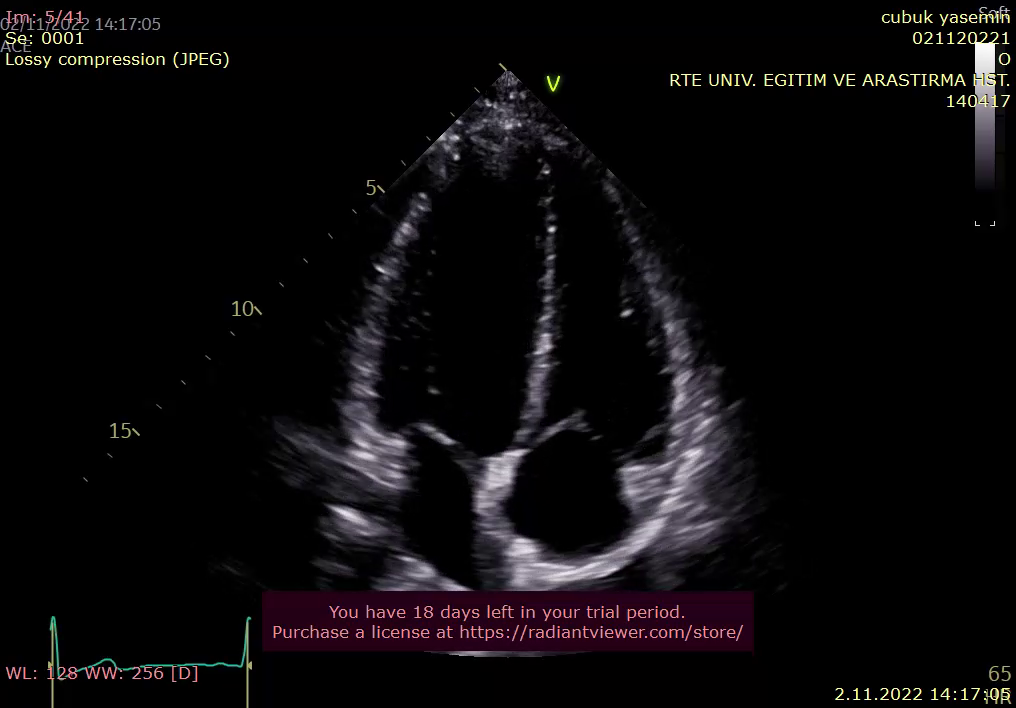
#> input picture frame 4 of heart/4_5800996453060974223.mp4, 1016 x 708 px
$ python deneme.py
#> lines starting #> are read from the running program, lines starting #| are printed output that depends on the picture; after the words box and inside, x2 and y2 are one past the last pixel; in counts of white or black regions, pixels touching at a corner belong together
import cv2
import numpy as np
import matplotlib.pyplot as plt
import csv

def process_video(video_path, mm_per_pixel, output_video_path, output_csv_path):
#> called with mm_per_pixel = 0.1
    cap = cv2.VideoCapture(video_path)

    # Video özelliklerini al ve çıktı videosu için ayar yap
    frame_width = int(cap.get(cv2.CAP_PROP_FRAME_WIDTH))
    frame_height = int(cap.get(cv2.CAP_PROP_FRAME_HEIGHT))
    fps = int(cap.get(cv2.CAP_PROP_FPS))
    out = cv2.VideoWriter(output_video_path, cv2.VideoWriter_fourcc(*'mp4v'), fps, (frame_width, frame_height))

    # CSV dosyasını yazmak için ayar yap
    with open(output_csv_path, mode='w', newline='') as file:
        writer = csv.writer(file)
        writer.writerow(["Frame", "Width (mm)", "Height (mm)"])  # Başlık satırı

        frame_count = 0
        while cap.isOpened():
            ret, frame = cap.read()
#> frame is the input picture: shape (708, 1016, 3); mean B, G, R 11.3, 9.8, 12
            if not ret:
                break

            frame_count += 1

            # Gri tonlamaya çevir ve kontrastı artır
            gray_frame = cv2.cvtColor(frame, cv2.COLOR_BGR2GRAY)
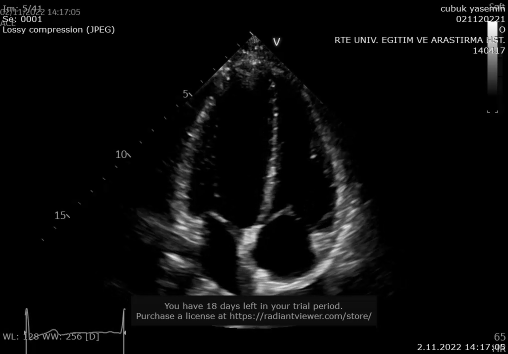
#> gray_frame: shape (708, 1016) (shown at 1/2 size); min 0, max 255, mean 10.6
            enhanced_frame = cv2.equalizeHist(gray_frame)
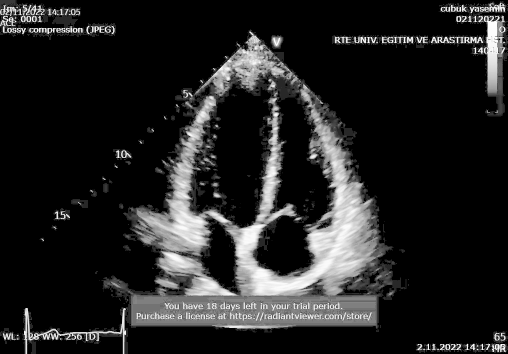
#> enhanced_frame: shape (708, 1016) (shown at 1/2 size); min 0, max 255, mean 35.2

            # Otsu ile eşikleme
            otsu_thresh_value, otsu_thresh_img = cv2.threshold(
                enhanced_frame, 0, 255, cv2.THRESH_BINARY + cv2.THRESH_OTSU
            )
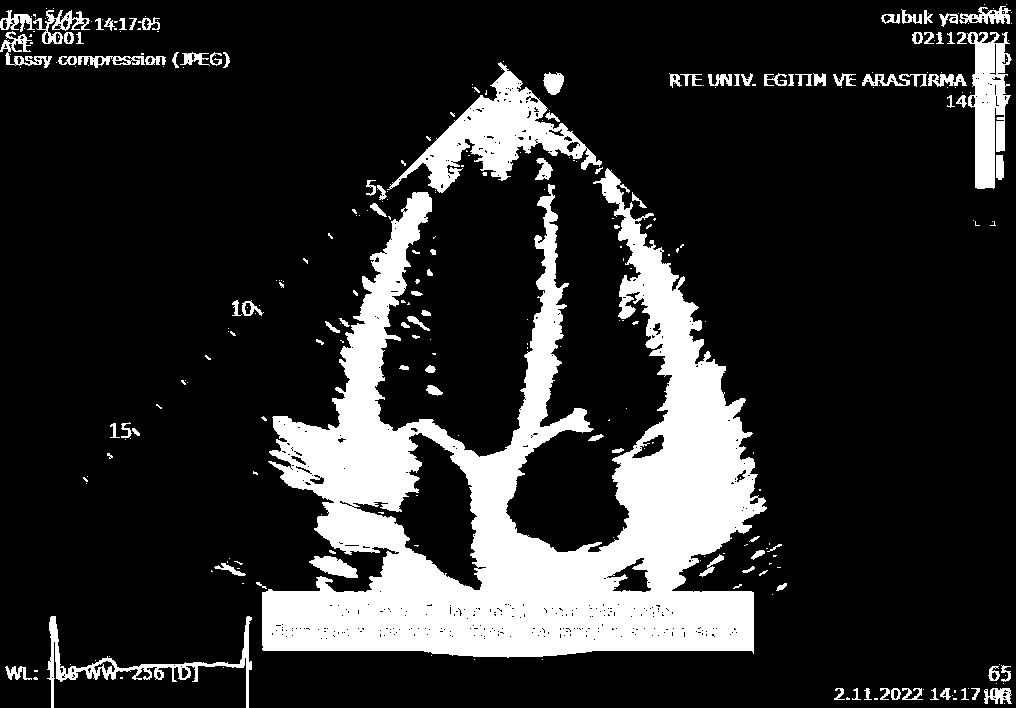
#> otsu_thresh_img: shape (708, 1016); 17.6% white; 293 white regions (195 under 20 px), largest, box (x1, y1, x2, y2) and area: (262, 168, 767, 658) 100020, (387, 62, 602, 193) 8423, (967, 32, 1012, 189) 4215
#> otsu_thresh_value = 86

            # Canny kenar tespiti
            threshold1 = otsu_thresh_value * 0.5  # Alt eşik değeri
#> threshold1 = 43
            threshold2 = otsu_thresh_value       # Üst eşik değeri
#> threshold2 = 86
            edges = cv2.Canny(enhanced_frame, threshold1, threshold2)
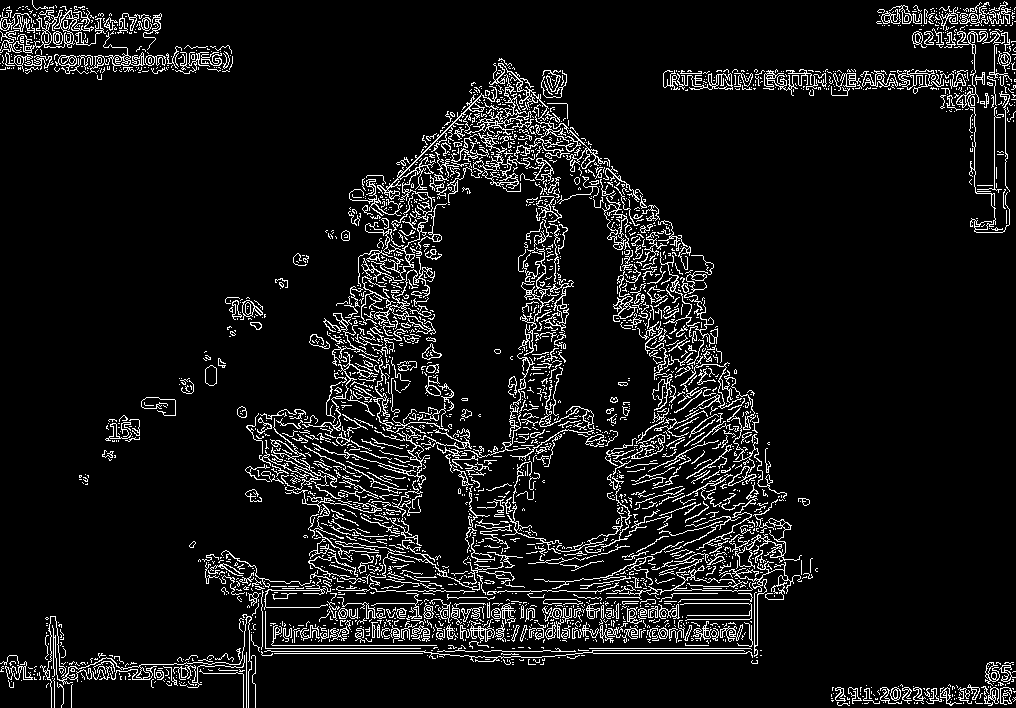
#> edges: shape (708, 1016); 8.2% white in thin lines or dots

            # Kontur (kenar) bulma
            contours, _ = cv2.findContours(edges, cv2.RETR_EXTERNAL, cv2.CHAIN_APPROX_SIMPLE)
#> contours = 2794 contours, 2561 with area under 20; largest, box (x1, y1, x2, y2) and area: (447, 114, 608, 203) 1411, (602, 196, 630, 250) 489, (631, 434, 665, 459) 397, (377, 86, 497, 200) 352, (0, 10, 94, 54) 348

            # En büyük konturu seç (kalp kapağı olduğunu varsayalım)
            if contours:
                largest_contour = max(contours, key=cv2.contourArea)
#> largest_contour = contour of 829 points, box (x1, y1, x2, y2) (447, 114, 608, 203), area 1411

                # Konturun sınırlarını bul
                x, y, w, h = cv2.boundingRect(largest_contour)
#> x = 447; y = 114; w = 161; h = 89
                valve_width = w * mm_per_pixel  # Genişlik (mm)
#> valve_width = 16.1
                valve_height = h * mm_per_pixel  # Uzunluk (mm)
#> valve_height = 8.9

                # Sonuçları videoya yaz
                cv2.rectangle(frame, (x, y), (x + w, y + h), (0, 255, 0), 2)
                cv2.putText(frame, f"Width: {valve_width:.2f} mm", (10, 30), cv2.FONT_HERSHEY_SIMPLEX, 1, (0, 255, 0), 2)
                cv2.putText(frame, f"Height: {valve_height:.2f} mm", (10, 70), cv2.FONT_HERSHEY_SIMPLEX, 1, (0, 255, 0), 2)
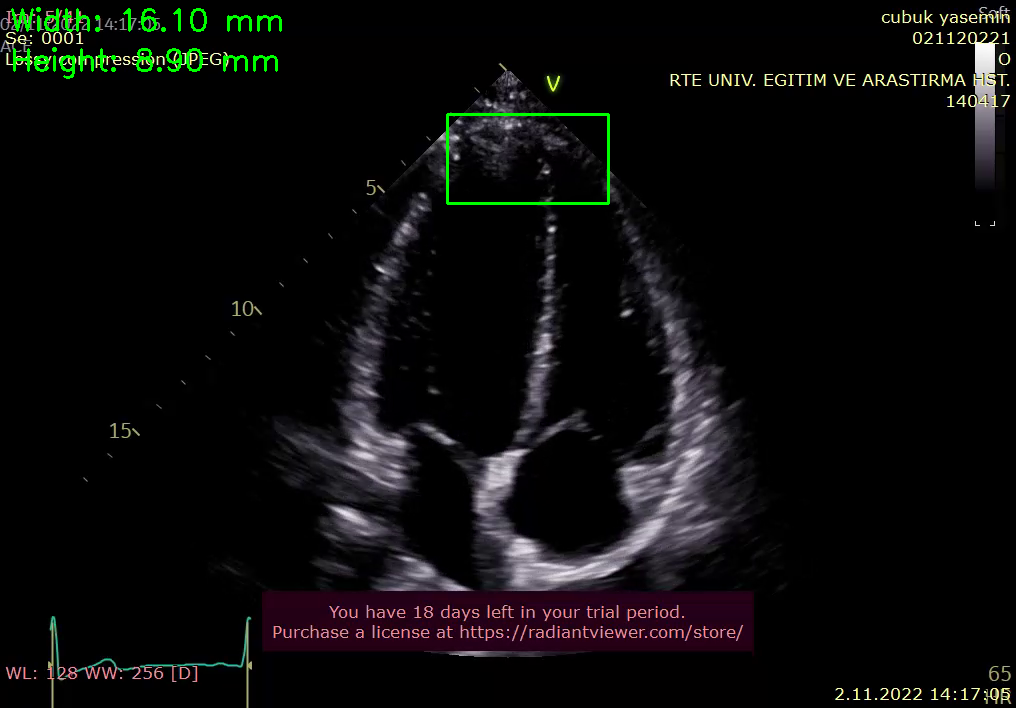
#> frame: shape (708, 1016, 3); mean B, G, R 11.2, 11.4, 11.8

                # CSV dosyasına yaz
                writer.writerow([frame_count, valve_width, valve_height])

            # Çıktı videosuna yaz
            out.write(frame)

        print(f"İşleme tamamlandı. Video {output_video_path} ve veriler {output_csv_path} dosyasına kaydedildi.")

    cap.release()
    out.release()

# Video yolu ve pikselden mm'ye dönüşüm oranı
video_path = "/workspaces/nesne_yonelimli/heart/4_5800996453060974223.mp4"
output_video_path = "/workspaces/nesne_yonelimli/heart/output_video.mp4"
output_csv_path = "/workspaces/nesne_yonelimli/heart/output_data.csv"
mm_per_pixel = 0.1  # Pikselin mm'ye dönüşüm oranı

process_video(video_path, mm_per_pixel, output_video_path, output_csv_path)

$ run again, starting later in the video
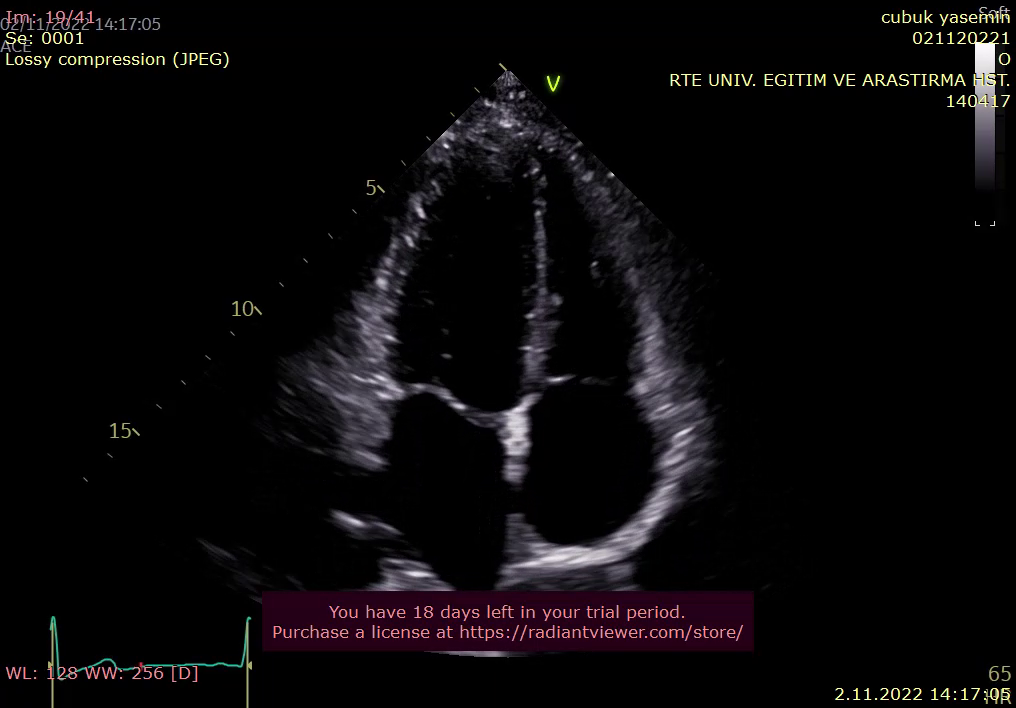
#> input picture frame 18 of heart/4_5800996453060974223.mp4, 1016 x 708 px
#> in process_video, frame is the input picture: shape (708, 1016, 3); mean B, G, R 10, 8.6, 10.7
#> in process_video, `otsu_thresh_value, otsu_thresh_img = cv2.threshold( enhanced_frame, 0,..`:
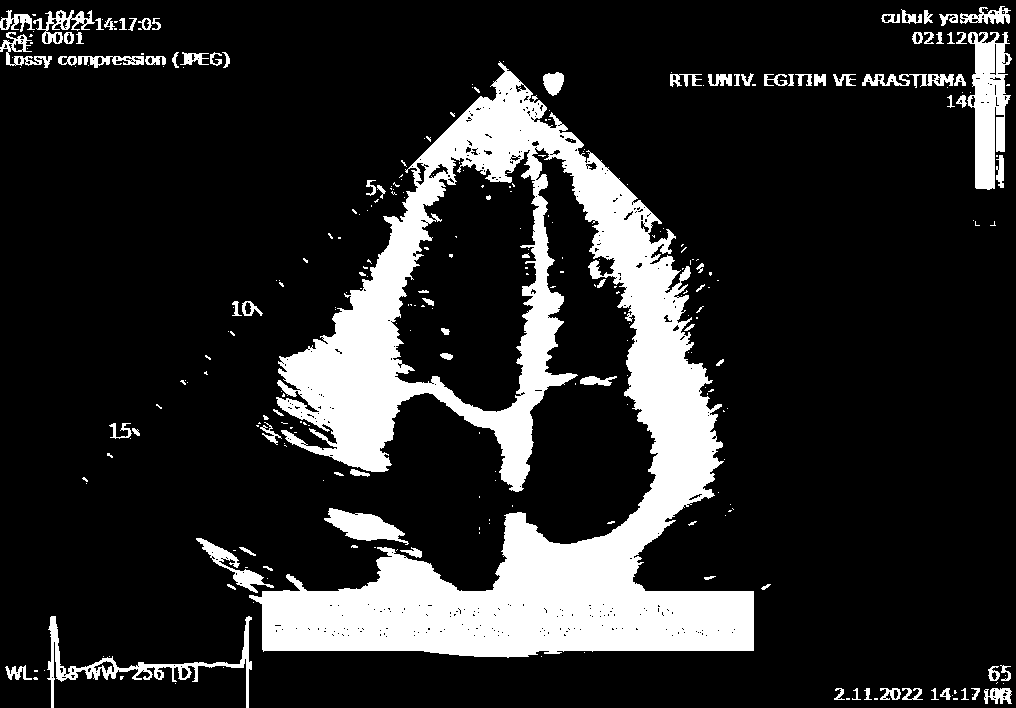
#> otsu_thresh_img: shape (708, 1016); 16.8% white; 294 white regions (205 under 20 px), largest, box (x1, y1, x2, y2) and area: (249, 61, 754, 658) 100795, (967, 32, 1012, 190) 4240, (47, 616, 252, 708) 2462
#> otsu_thresh_value = 89
#> threshold1 = 44.5
#> threshold2 = 89
#> edges: shape (708, 1016); 9.1% white in thin lines or dots
#> contours = 3362 contours, 3144 with area under 20; largest, box (x1, y1, x2, y2) and area: (377, 63, 611, 261) 1690, (272, 383, 349, 443) 850, (480, 140, 570, 308) 701, (597, 158, 691, 269) 656, (573, 287, 693, 540) 510
#> largest_contour = contour of 1970 points, box (x1, y1, x2, y2) (377, 63, 611, 261), area 1690
#> x = 377; y = 63; w = 234; h = 198
#> valve_width = 23.4
#> valve_height = 19.8
#> in process_video, `cv2.putText(frame, f"Height: {valve_height:.2f} mm", (10, 70), cv2.FON..`:
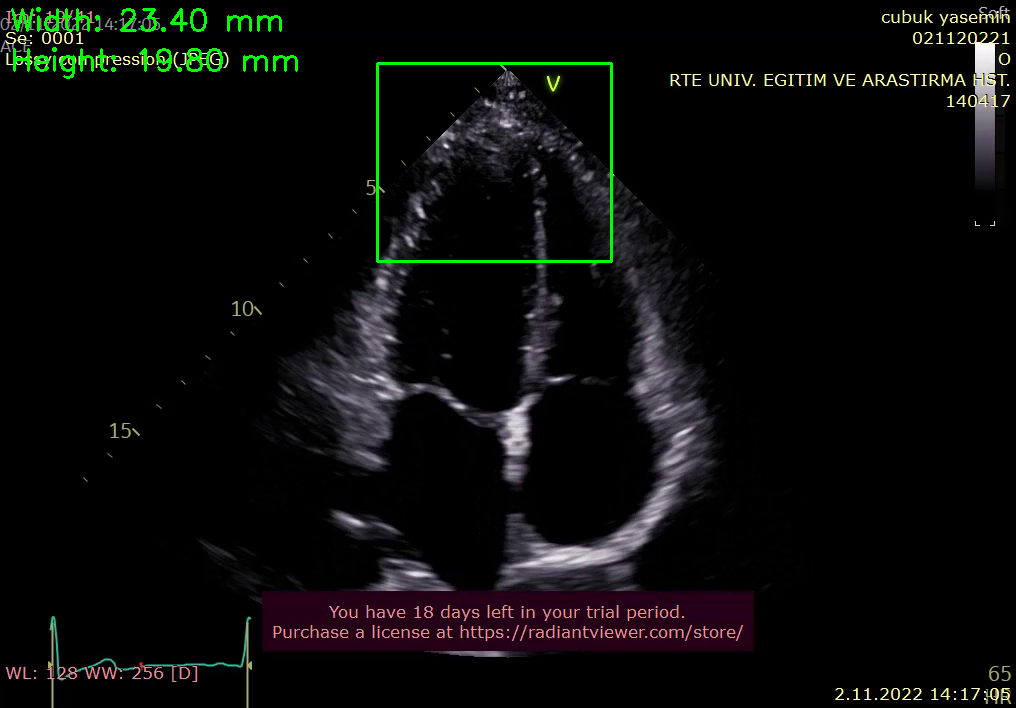
#> frame: shape (708, 1016, 3); mean B, G, R 9.9, 10.7, 10.5

$ run again, starting later in the video
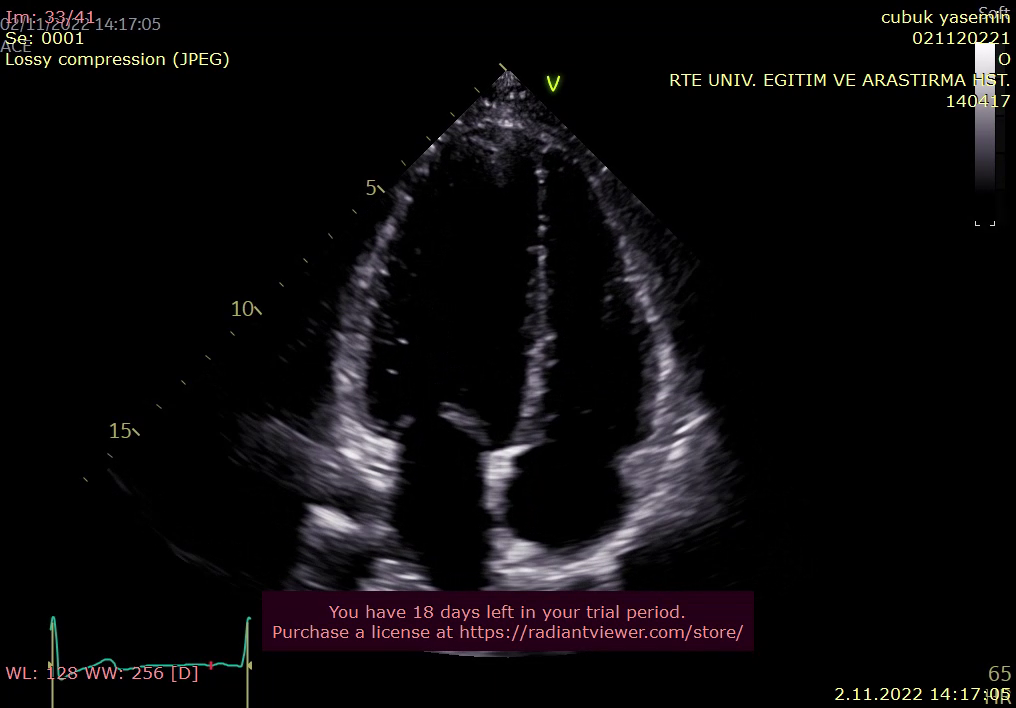
#> input picture frame 32 of heart/4_5800996453060974223.mp4, 1016 x 708 px
#> in process_video, frame is the input picture: shape (708, 1016, 3); mean B, G, R 11.8, 10.3, 12.4
#> in process_video, `otsu_thresh_value, otsu_thresh_img = cv2.threshold( enhanced_frame, 0,..`:
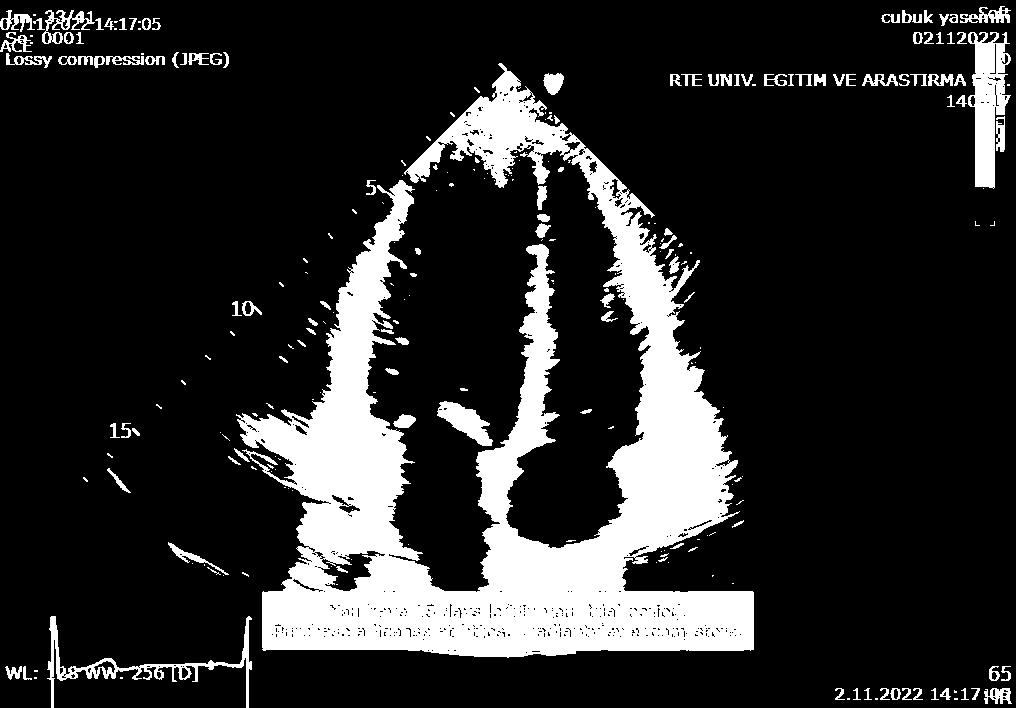
#> otsu_thresh_img: shape (708, 1016); 17.1% white; 248 white regions (132 under 20 px), largest, box (x1, y1, x2, y2) and area: (236, 63, 754, 658) 105385, (968, 32, 1011, 189) 3819, (47, 616, 252, 708) 2256
#> otsu_thresh_value = 87
#> threshold1 = 43.5
#> threshold2 = 87
#> edges: shape (708, 1016); 9.3% white in thin lines or dots
#> contours = 3802 contours, 3541 with area under 20; largest, box (x1, y1, x2, y2) and area: (498, 105, 655, 224) 1076, (538, 70, 567, 99) 596, (639, 217, 678, 264) 544, (215, 407, 323, 464) 418, (348, 314, 413, 362) 365
#> largest_contour = contour of 960 points, box (x1, y1, x2, y2) (498, 105, 655, 224), area 1076
#> x = 498; y = 105; w = 157; h = 119
#> valve_width = 15.7
#> valve_height = 11.9
#> in process_video, `cv2.putText(frame, f"Height: {valve_height:.2f} mm", (10, 70), cv2.FON..`:
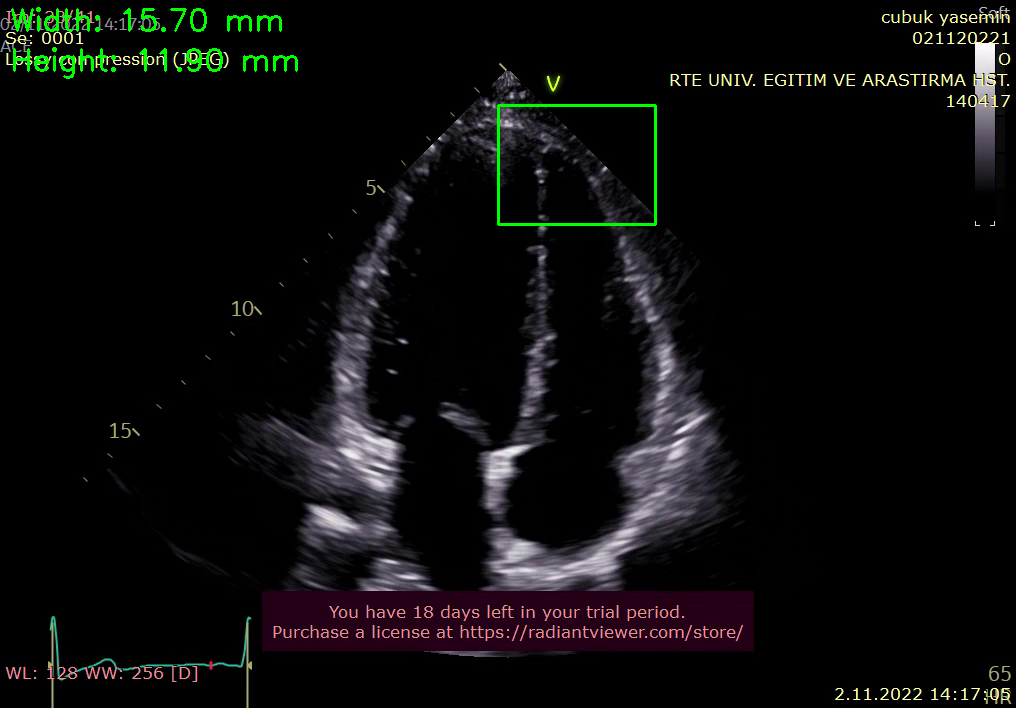
#> frame: shape (708, 1016, 3); mean B, G, R 11.7, 11.9, 12.2
